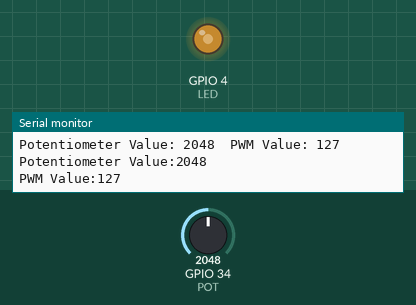
Simulated run of this sketch. Board: ESP32. Parts: output pins drawn as LEDs (lit = HIGH), the last lines printed to the serial monitor. The inputs (shaded band) are chosen by the test bench; at power-on: GPIO 34 (POT) = 2048.

Above: at 1.2 s.
1.3 s: GPIO 34 (POT) set to 2866
At 1.8 s:
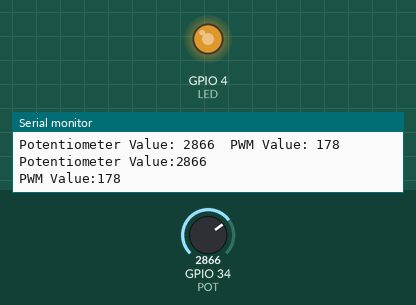
2.8 s: GPIO 34 (POT) set to 3603
At 3.2 s:
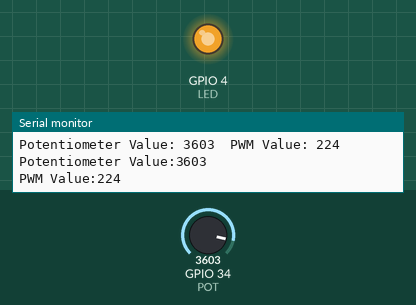
4.4 s: GPIO 34 (POT) set to 1035
At 5.6 s:
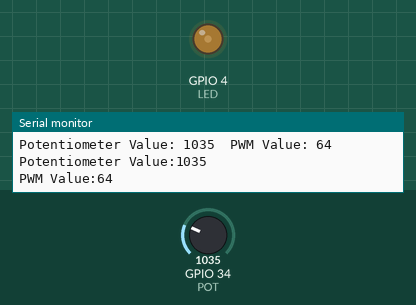
5.9 s: GPIO 34 (POT) set to 935
At 6.5 s:
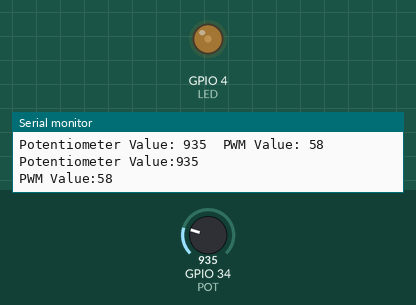
7.4 s: GPIO 34 (POT) set to 0
At 8.1 s:
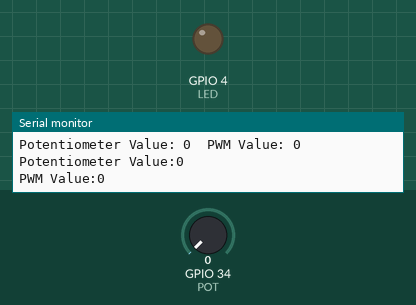
8.9 s: GPIO 34 (POT) set to 2047
At 10.2 s:
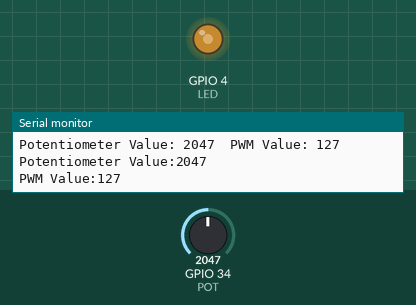
Timing chart, 0 to 11.4 s (numbered marks = the images above; inputs shaded):
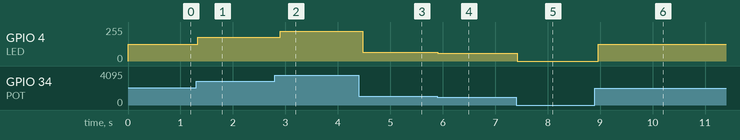

The sketch:

serial_plotter_and_serial_monitor.ino
```cpp
#define LED 4       // LED connected to GPIO4
#define POT 34      // Potentiometer connected to GPIO34

void setup() {
    pinMode(LED, OUTPUT);      // Set LED as output
    pinMode(POT, INPUT);       // Set potentiometer as input
    Serial.begin(9600);        // Start serial communication
}

void loop() {
    int potValue = analogRead(POT);  // Read potentiometer value (0-4095)

    // Map potentiometer value (0-4095) to PWM range (0-255)
    int pwmValue = map(potValue, 0, 4095, 0, 255);

    // Set PWM duty cycle (LED brightness)
    analogWrite(LED, pwmValue);

    // Print data for the Serial Monitor (text-based output)
    Serial.print("Potentiometer Value: ");
    Serial.print(potValue);
    Serial.print("  ");
    Serial.print("PWM Value: ");
    Serial.println(pwmValue);

    // Print data for the Serial Plotter (key:value format)

    Serial.print("Potentiometer Value:");  // Key for potentiometer
    Serial.println(potValue);  // Value for potentiometer

    Serial.print("PWM Value:");  // Key for PWM
    Serial.println(pwmValue);  // Value for PWM

    delay(100);  // Small delay for stability
}
```

Measured:
- after the input at 1.3 s, GPIO 4 (LED): 127/255 → 178/255 at once
- after the input at 2.8 s, GPIO 4 (LED): 178/255 → 224/255 after 0.10 s
- after the input at 4.4 s, GPIO 4 (LED): 224/255 → 64/255 after 0.08 s
- after the input at 5.9 s, GPIO 4 (LED): 64/255 → 58/255 at once
- after the input at 7.4 s, GPIO 4 (LED): 58/255 → 0/255 at once
- after the input at 8.9 s, GPIO 4 (LED): 0/255 → 127/255 after 0.07 s
